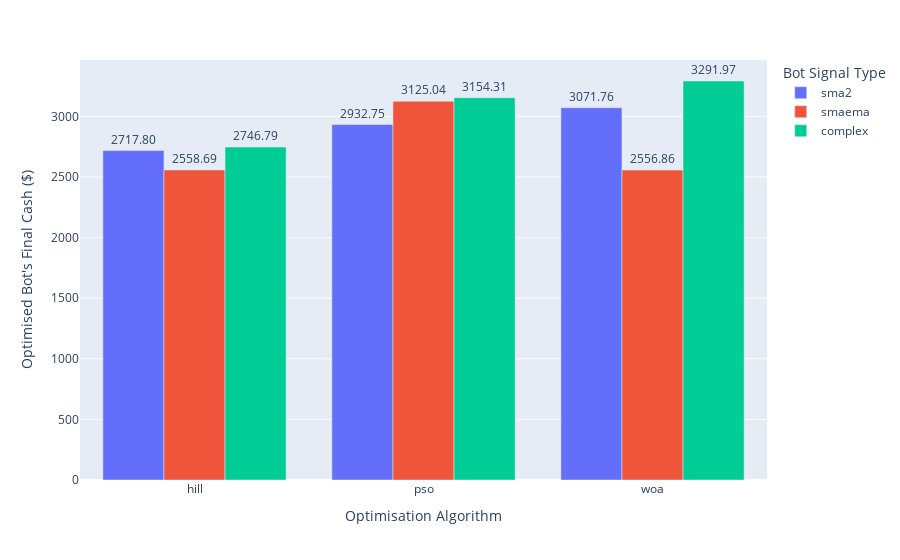
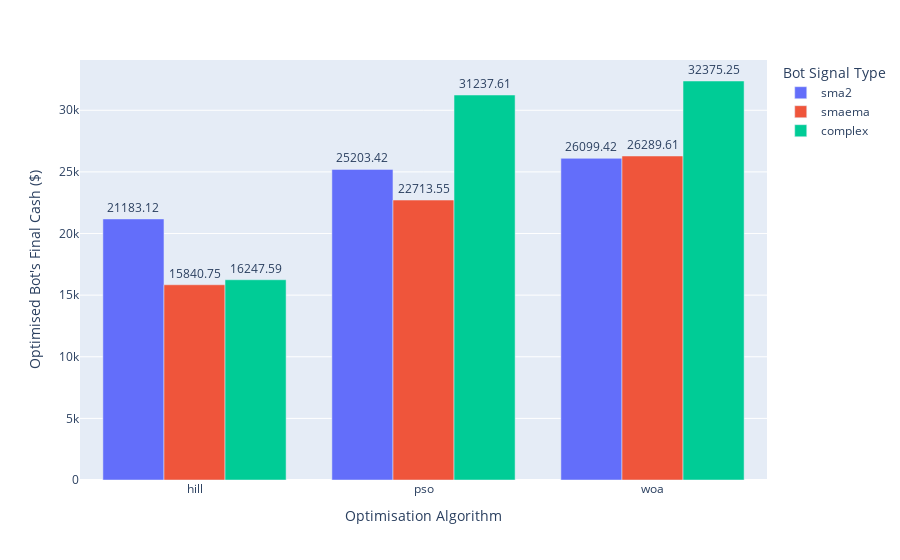

These figures' notebook cell, in order:
### Code cell
# VIS 3

from signals import sma2_bot_signal, smaema_bot_signal


def make_sma2_algo_from_HL(algo, h, l):
    return algo(
        make_eval_fn(sma2_bot_signal, train_price), bounds=[h, l], seed=RAND_GEN
    )


def make_smaema_algo_from_HL(algo, h, l):
    return algo(
        make_eval_fn(smaema_bot_signal, train_price),
        bounds=[h, l, (0.01, 1)],
        seed=RAND_GEN,
    )


groupB_sma2: dict[str, BaseAlgo] = {
    k: make_sma2_algo_from_HL(v, (5, 50), (51, 100)) for k, v in algo.items()
}
groupB_smaema: dict[str, BaseAlgo] = {
    k: make_smaema_algo_from_HL(v, (5, 50), (51, 100)) for k, v in algo.items()
}

# optimise group A and B for sma2 and smaema
for _ in range(REPETITIONS):
    for algo_name, algo_instance in groupB_sma2.items():
        algo_instance.optimise()
    for algo_name, algo_instance in groupB_smaema.items():
        algo_instance.optimise()

# TEST

# build a dataframe that contains algo name, best fitness, group, and type (sma2, smaema, complex)
group_B_sma2_df = pd.DataFrame(
    {
        "algo": [algo_name for algo_name in groupB_sma2.keys()],
        "score": [eval_mean(algo, sma2_bot_signal, test_price) for algo in groupB_sma2.values()],
        "group": ["B"] * len(groupB_sma2),
        "type": ["sma2"] * len(groupB_sma2),
    }
)
group_B_smaema_df = pd.DataFrame(
    {
        "algo": [algo_name for algo_name in groupB_smaema.keys()],
        "score": [eval_mean(algo, smaema_bot_signal, test_price) for algo in groupB_smaema.values()],
        "group": ["B"] * len(groupB_smaema),
        "type": ["smaema"] * len(groupB_smaema),
    }
)

# combine the dataframes
bigger_combined_df = pd.concat(
    [
        group_B_sma2_df,
        group_B_smaema_df,
        group_B_df_test,
    ],
    ignore_index=True,
)

fig = px.bar(
    bigger_combined_df,
    x="algo",
    y="score",
    color="type",
    barmode="group",
    labels={
        "score": "Optimised Bot's Final Cash ($)",
        "algo": "Optimisation Algorithm",
        "type": "Bot Signal Type",
    },
    color_discrete_sequence=px.colors.qualitative.Plotly,
)
fig.update_traces(texttemplate="%{y:.2f}", textposition="outside")
fig.show()

## TRAIN

# build a dataframe that contains algo name, best fitness, group, and type (sma2, smaema, complex)
group_B_sma2_df = pd.DataFrame(
    {
        "algo": [algo_name for algo_name in groupB_sma2.keys()],
        "score": [eval_mean(algo, sma2_bot_signal, train_price) for algo in groupB_sma2.values()],
        "group": ["B"] * len(groupB_sma2),
        "type": ["sma2"] * len(groupB_sma2),
    }
)
group_B_smaema_df = pd.DataFrame(
    {
        "algo": [algo_name for algo_name in groupB_smaema.keys()],
        "score": [eval_mean(algo, smaema_bot_signal, train_price) for algo in groupB_smaema.values()],
        "group": ["B"] * len(groupB_smaema),
        "type": ["smaema"] * len(groupB_smaema),
    }
)

# combine the dataframes
bigger_combined_df = pd.concat(
    [
        group_B_sma2_df,
        group_B_smaema_df,
        group_B_df_train,
    ],
    ignore_index=True,
)

fig = px.bar(
    bigger_combined_df,
    x="algo",
    y="score",
    color="type",
    barmode="group",
    labels={
        "score": "Optimised Bot's Final Cash ($)",
        "algo": "Optimisation Algorithm",
        "type": "Bot Signal Type",
    },
    color_discrete_sequence=px.colors.qualitative.Plotly,
)
fig.update_traces(texttemplate="%{y:.2f}", textposition="outside")
fig.show()

### Figure 1 — Plotly figure (JSON) as saved in the notebook; plotly's stock layout.template omitted (floating-point values rounded to 4 significant figures)
{"data": [{"alignmentgroup": "True", "hovertemplate": "Bot Signal Type=sma2<br>Optimisation Algorithm=%{x}<br>Optimised Bot's Final Cash ($)=%{y}<extra></extra>", "legendgroup": "sma2", "marker": {"color": "#636EFA", "pattern": {"shape": ""}}, "name": "sma2", "offsetgroup": "sma2", "orientation": "v", "showlegend": true, "textposition": "outside", "texttemplate": "%{y:.2f}", "type": "bar", "x": ["hill", "pso", "woa"], "xaxis": "x", "y": [2718.0, 2933.0, 3072.0], "yaxis": "y"}, {"alignmentgroup": "True", "hovertemplate": "Bot Signal Type=smaema<br>Optimisation Algorithm=%{x}<br>Optimised Bot's Final Cash ($)=%{y}<extra></extra>", "legendgroup": "smaema", "marker": {"color": "#EF553B", "pattern": {"shape": ""}}, "name": "smaema", "offsetgroup": "smaema", "orientation": "v", "showlegend": true, "textposition": "outside", "texttemplate": "%{y:.2f}", "type": "bar", "x": ["hill", "pso", "woa"], "xaxis": "x", "y": [2559.0, 3125.0, 2557.0], "yaxis": "y"}, {"alignmentgroup": "True", "hovertemplate": "Bot Signal Type=complex<br>Optimisation Algorithm=%{x}<br>Optimised Bot's Final Cash ($)=%{y}<extra></extra>", "legendgroup": "complex", "marker": {"color": "#00CC96", "pattern": {"shape": ""}}, "name": "complex", "offsetgroup": "complex", "orientation": "v", "showlegend": true, "textposition": "outside", "texttemplate": "%{y:.2f}", "type": "bar", "x": ["hill", "pso", "woa"], "xaxis": "x", "y": [2747.0, 3154.0, 3292.0], "yaxis": "y"}], "layout": {"barmode": "group", "legend": {"title": {"text": "Bot Signal Type"}, "tracegroupgap": 0}, "margin": {"t": 60}, "xaxis": {"anchor": "y", "domain": [0, 1], "title": {"text": "Optimisation Algorithm"}}, "yaxis": {"anchor": "x", "domain": [0, 1], "title": {"text": "Optimised Bot's Final Cash ($)"}}}}

### Figure 2 — Plotly figure (JSON) as saved in the notebook; plotly's stock layout.template omitted (floating-point values rounded to 4 significant figures)
{"data": [{"alignmentgroup": "True", "hovertemplate": "Bot Signal Type=sma2<br>Optimisation Algorithm=%{x}<br>Optimised Bot's Final Cash ($)=%{y}<extra></extra>", "legendgroup": "sma2", "marker": {"color": "#636EFA", "pattern": {"shape": ""}}, "name": "sma2", "offsetgroup": "sma2", "orientation": "v", "showlegend": true, "textposition": "outside", "texttemplate": "%{y:.2f}", "type": "bar", "x": ["hill", "pso", "woa"], "xaxis": "x", "y": [21180.0, 25200.0, 26100.0], "yaxis": "y"}, {"alignmentgroup": "True", "hovertemplate": "Bot Signal Type=smaema<br>Optimisation Algorithm=%{x}<br>Optimised Bot's Final Cash ($)=%{y}<extra></extra>", "legendgroup": "smaema", "marker": {"color": "#EF553B", "pattern": {"shape": ""}}, "name": "smaema", "offsetgroup": "smaema", "orientation": "v", "showlegend": true, "textposition": "outside", "texttemplate": "%{y:.2f}", "type": "bar", "x": ["hill", "pso", "woa"], "xaxis": "x", "y": [15840.0, 22710.0, 26290.0], "yaxis": "y"}, {"alignmentgroup": "True", "hovertemplate": "Bot Signal Type=complex<br>Optimisation Algorithm=%{x}<br>Optimised Bot's Final Cash ($)=%{y}<extra></extra>", "legendgroup": "complex", "marker": {"color": "#00CC96", "pattern": {"shape": ""}}, "name": "complex", "offsetgroup": "complex", "orientation": "v", "showlegend": true, "textposition": "outside", "texttemplate": "%{y:.2f}", "type": "bar", "x": ["hill", "pso", "woa"], "xaxis": "x", "y": [16250.0, 31240.0, 32380.0], "yaxis": "y"}], "layout": {"barmode": "group", "legend": {"title": {"text": "Bot Signal Type"}, "tracegroupgap": 0}, "margin": {"t": 60}, "xaxis": {"anchor": "y", "domain": [0, 1], "title": {"text": "Optimisation Algorithm"}}, "yaxis": {"anchor": "x", "domain": [0, 1], "title": {"text": "Optimised Bot's Final Cash ($)"}}}}
